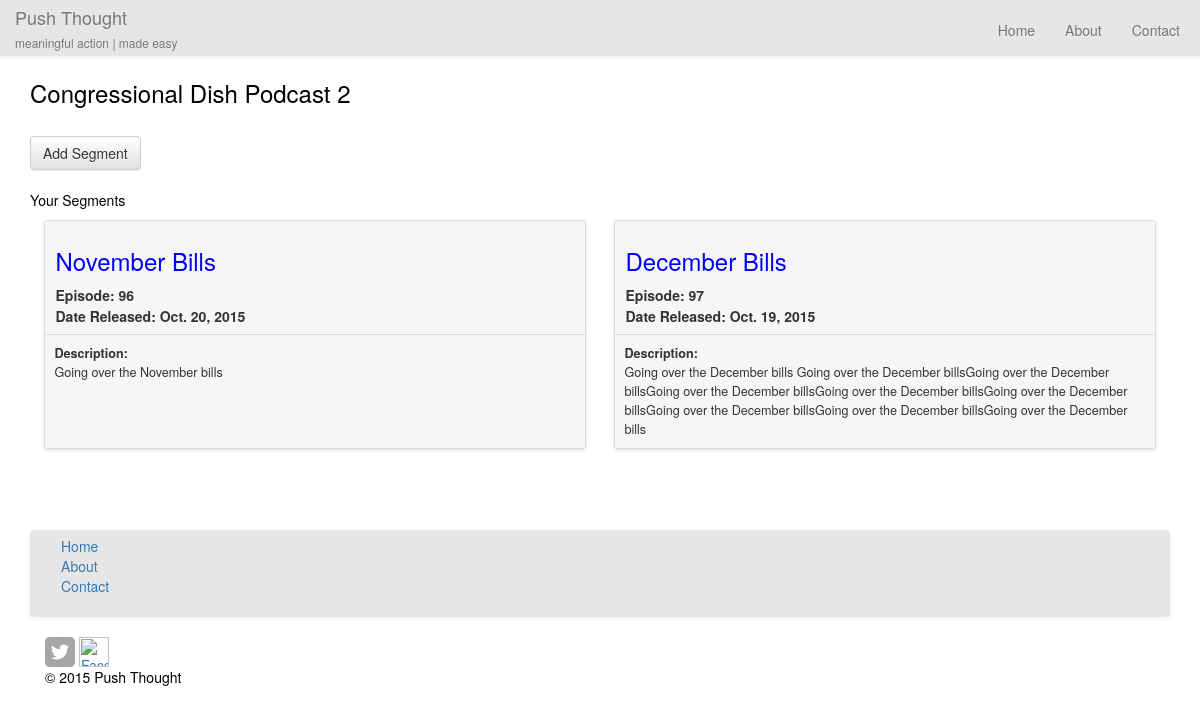
The page /account/3/3 on the database its author committed.
### pushthought/models.py (models this page shows, shortened)
class Program(models.Model):
    created_at = models.DateTimeField(auto_now_add=True)
    title = models.CharField(max_length=255,)
    image = models.ImageField(null=True,blank=True)
    description = models.TextField()
    userField = models.CharField(max_length=255,default=1,blank=True)
    user = models.ForeignKey(User)

class Segment(models.Model):
    created_at = models.DateTimeField(auto_now_add=True)
    date_released = models.DateField(editable=True)
    title = models.CharField(max_length=255)
    image = models.ImageField(null=True,blank=True)
    link = models.URLField()
    description = models.TextField()
    episode = models.CharField(max_length=255,null=True,blank=True)
    program = models.ForeignKey(Program,editable=False)
    class Meta:
        ordering = ['-date_released']

### pushthought/views.py (the view)
# urls.py: url(r'^account/(?P<user_pk>\d+)/(?P<program_pk>\d+)', views.segment_list, name='segment_list'),
def segment_list(request,user_pk,program_pk):
    program = get_object_or_404(Program, pk=program_pk)
    segments = Segment.objects.filter(program__pk=program_pk)
    dataDict = {}
    dataDict['user_pk'] = user_pk
    dataDict['segments'] = segments
    dataDict['program'] = program
    return render(request, 'segment_list.html', dataDict)

### templates/segment_list.html (shortened to what this page needs)
{% extends "layout.html" %}
{% load static from staticfiles %}
{% block content %}
<div class="container">
    <div class="row">
        <div class="col-sm-6"]>
            <h3>{{program.title}}</h3>
        </div>
    </div>
</div>
<br>
<div class="container">
    {% if not segments %}
        <p>You have no segments.  Add a segment.</p>
    <br><br>
    <a class="btn btn-default" href="{% url 'add_segment' user_pk program.pk %}">Add Segment</a>
    {% else %}
        <div>
            <a class="btn btn-default" href="{% url 'add_segment' user_pk program.pk %}">Add Segment</a>
        </div>
    <br>
</div>
<div class="container">
        <p>Your Segments</p>
    <div class="cards">
        {% for segment in segments %}
            <div class="card">
                <header><h3> <a href="/pushthought/{{ user.pk }}/{{ program.pk }}/{{ segment.pk }}/"
                   style="color:blue">{{ segment.title }}</a></h3>
                    Episode: {{ segment.episode }}
                    <br>Date Released: {{ segment.date_released }}
                </header>
                <div class="card-copy">
                    <b>Description: </b><br>{{ segment.description }}
                </div>
            </div>
        {% endfor %}
    {% endif %}
    </div>
    {% endblock %}

### templates/layout.html (shortened to what this page needs)
<!DOCTYPE html PUBLIC>
{% load static from staticfiles %}
<html xml:lang="en" lang="en">
	<head>
        <link rel="stylesheet" href="//maxcdn.bootstrapcdn.com/bootstrap/3.2.0/css/bootstrap.min.css">
        <link rel="stylesheet" href="//maxcdn.bootstrapcdn.com/bootstrap/3.2.0/css/bootstrap-theme.min.css">
        <link rel="stylesheet" href="{% static 'css/normalize.css' %}">
        <link rel="stylesheet" href="{% static 'css/layout.css' %}">
        <link rel="stylesheet" href="{% static 'css/action-menu.css' %}">
	</head>
	<body>
            <div class="navbar navbar-default navbar-fixed-top">
                <a href="{% url 'home'%}" class="navbar-brand text-muted">
                        <div class="col-6">
                            Push Thought <small>meaningful action | made easy</small>
                        </div>
                </a>
                <div class="collapse navbar-collapse">
                    <ul class="nav navbar-nav navbar-right">
                        <li><a href="{% url 'home'%}"> Home </a></li>
                        <li><a href="{% url 'about'%}"> About </a></li>
                        <li><a href="{% url 'contact'%}"> Contact </a></li>
                    </ul>
                </div>
        </div>
		<br><br><br>
        {% block content %}{% endblock %}
        <br><br><br>
        <footer>
                <div class="navbar navbar-default col-sm-12">
                    <div class="col-sm-2">
                        <ul class="list-unstyled link-list in-line">
                            <li><a href="{% url 'home'%}"> Home </a></li>
                            <li><a href="{% url 'about'%}"> About </a></li>
                            <li><a href="{% url 'contact'%}"> Contact </a></li>
                        </ul>
                    </div>
                </div>
                <div class="col-sm-4 pull-left">
                    <a href="http://twitter.com/mattacalin">
                        <img src="{% static 'img/twitter-wrap.png' %}" alt="Twitter Logo" width="30px">
                    </a>
                    <a href="https://www.facebook.com/matthew.acalin">
                        <img src="{% static 'img/facebook-wrap.png' %}" alt="Facebook Logo" width="30px">
                    </a>
                    <br>
                    <p>&copy; 2015 Push Thought</p>
                </div>
            </footer>
        </div>
    </body>
</html>

### static/css/layout.css (style rules this page uses)
html { box-sizing: border-box; }
*, *::after, *::before { box-sizing: inherit; }
.navbar { background: #e6e6e6; padding-top:5; padding-bottom:10; padding-right:20; }
.navbar-brand, .navbar-nav li a { line-height: 40px; height: 40px; padding-top: 5; padding-bottom:5; }
.navbar-brand { line-height: 15px; }
.navbar-brand small { display:block; font-size:12px; padding-top:10; }
img { max-width: 100%; max-height: 100%; }
.btn { max-width:345px; }
.cards { display: -webkit-box; display: -moz-box; display: box; display: -webkit-flex; display: -moz-flex; display: -ms-flexbox; display: flex; -webkit-box-lines: multiple; -moz-box-lines: multiple; box-lines: multiple; -webkit-flex-wrap: wrap; -moz-flex-wrap: wrap; -ms-flex-wrap: wrap; flex-wrap: wrap; -webkit-box-pack: justify; -moz-box-pack: justify; box-pack: justify; -webkit-justify-content: space-between; -moz-justify-content: space-between; -ms-justify-content: space-between; -o-justify-content: space-between; justify-content: space-between; -ms-flex-pack: justify; }
.card { -webkit-flex-basis: 15em; -moz-flex-basis: 15em; flex-basis: 15em; -ms-flex-preferred-size: 15em; -webkit-flex-grow: 1; -moz-flex-grow: 1; flex-grow: 1; -ms-flex-positive: 1; -webkit-transition: all 0.2s ease-in-out; -moz-transition: all 0.2s ease-in-out; transition: all 0.2s ease-in-out; background-color: #f6f6f6; border-radius: 3px; border: 1px solid gainsboro; box-shadow: 0 2px 4px #e6e6e6; margin: 0 1em 1.5em 1em; position: relative; }
.card header { -webkit-transition: all 0.2s ease-in-out; -moz-transition: all 0.2s ease-in-out; transition: all 0.2s ease-in-out; background-color: #f6f6f6; border-bottom: 1px solid gainsboro; border-radius: 3px 3px 0 0; font-weight: bold; line-height: 1.5em; padding: 0.5em 0.75em; }
.card header a { color: #642039; text-decoration: none; }
.card .card-copy { font-size: 0.9em; line-height: 1.5em; padding: 0.75em 0.75em; }

### static/css/action-menu.css (style rules this page uses)
.h1,h2,h3,h4,p { color:#000000; }
.row { display:flex-item; justify-content: center; align-items: center; }

### rows shown on the page
Program: title "Congressional Dish Podcast 2"
Segment: title "November Bills", episode "96", date_released "Oct. 20, 2015", description "Going over the November bills"
Segment: title "December Bills", episode "97", date_released "Oct. 19, 2015", description "Going over the December bills Going over the December billsGoing over the December billsGoing over the December billsGoing over the December billsGoing over the December billsGoing over the December billsGoing over the December billsGoing over the December bills"
